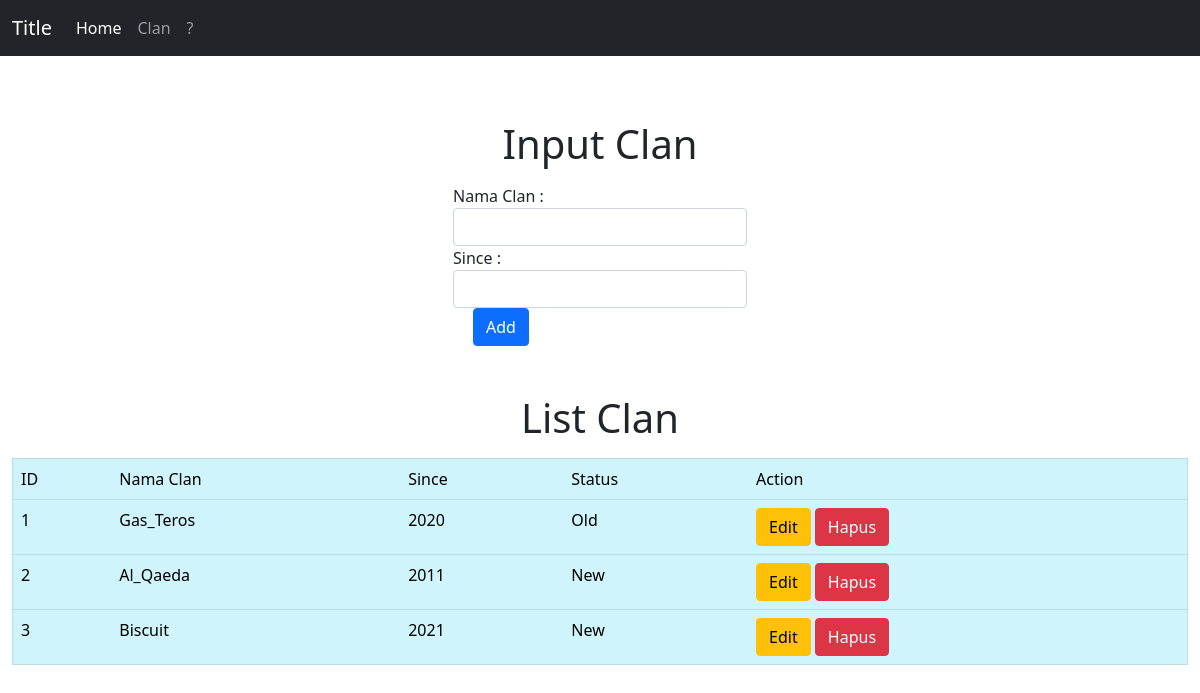
Page /program/clan.php on the committed database.
### tables this page shows
CREATE TABLE `clan` (
  `id_clan` int(11) NOT NULL,
  `clan_nama` varchar(50) NOT NULL,
  `since` varchar(50) NOT NULL,
  `status` varchar(50) NOT NULL
);

### program/controllers/Clan.controller.php (called while the page is built, shortened)
<?php
include_once("models/Clan.class.php");
include_once("views/Clan.view.php");
class ClanController {
  private $clan;
  function __construct(){
    $this->clan = new Clan(Conf::$db_host, Conf::$db_user, Conf::$db_pass, Conf::$db_name);
  }
  public function index() {
    $this->clan->open();
    $this->clan->getClan();
    $data = array();
    while($row = $this->clan->getResult()){
      array_push($data, $row);
    }
    $view = new ClanView();
    $view->render($data);
  }
}

### program/views/Clan.view.php (the view, shortened to what this page needs)
<?php
  class ClanView{
    public function render($data){
      $no = 1;
      $dataClan = null;
      foreach($data as $val){
        list($id_clan, $clan_nama, $since, $status) = $val;
            $dataClan .= "<tr>
                    <td>" . $no++ . "</td>
                    <td>" . $clan_nama . "</td>
                    <td>" . $since . "</td>
                    <td>" . $status . "</td>
                    <td>
                    <a href='clan.php?id_edit=" . $id_clan .  "' class='btn btn-warning''>Edit</a>
                    <a href='clan.php?id_hapus=" . $id_clan . "' class='btn btn-danger''>Hapus</a>
                    </td>
                    </tr>";
        }
    }
  }

### rows in the picture
clan: clan_nama "Gas_Teros", since "2020", status "Old"
clan: clan_nama "Al_Qaeda", since "2011", status "New"
clan: clan_nama "Biscuit", since "2021", status "New"
